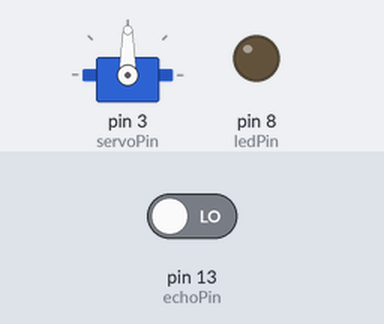
This sketch was run on a simulated Arduino Uno, built with avr-gcc and run on an emulated ATmega328P. Parts: servo, output pins drawn as LEDs (lit = HIGH). Inputs (shaded band) come from the test bench; at power-on: pin 13 (echoPin) LOW. Pins used as bus, display or sensor lines are not drawn.

Above: at 0.1 s.
At 1.1 s:
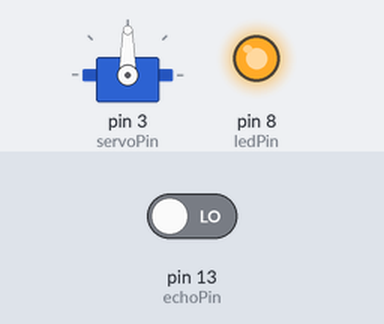
At 20.6 s:
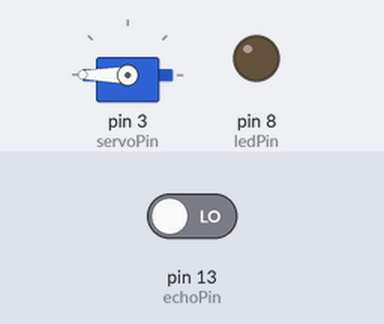
At 39.7 s:
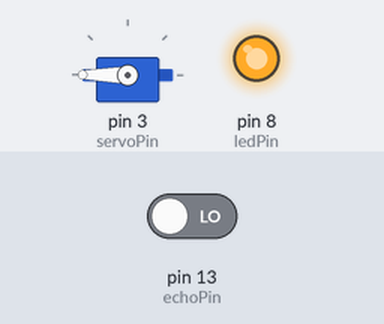
Timing chart, 0 to 40.0 s (numbered marks = the images above):
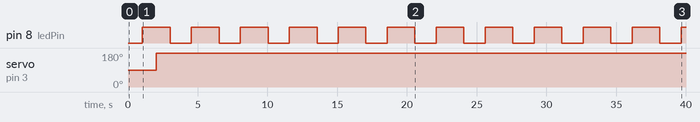

The sketch:

PROJETO_ROBO.ino
```cpp
#include <Servo.h>

Servo meuservo;  // Cria um objeto servo para controlar o servo motor
int triggerPin = 12;  // Pino TRIG do sensor ultrassônico
int echoPin = 13;     // Pino ECHO do sensor ultrassônico
int ledPin = 8;      // Pino do LED
int servoPin = 3;    // Pino do servo motor

void setup() {
  meuservo.attach(servoPin);  // Conecta o servo motor ao pino 3
  pinMode(triggerPin, OUTPUT);  // Define o pino TRIG (agora triggerPin) como saída
  pinMode(echoPin, INPUT);      // Define o pino ECHO como entrada
  pinMode(ledPin, OUTPUT);      // Define o pino do LED como saída
}

void loop() {
  long duracao, distancia;

  // Limpa o pino TRIG
  digitalWrite(triggerPin, LOW);
  delay(2);

  // Define o pino TRIG como HIGH por 10 microsegundos
  digitalWrite(triggerPin, HIGH);
  delay(10);
  digitalWrite(triggerPin, LOW);

  // Lê o tempo de retorno do pino ECHO
  duracao = pulseIn(echoPin, HIGH);

  // Calcula ea distância em centímetros
  distancia = duracao * 0.05534 / 2;

  // Verifica se há um obstáculo próximo
  if (distancia < 50) {  // Ajuste a distância conforme necessário
    digitalWrite(ledPin, HIGH);  // Acende o LED vermelho
    delay(1000);  // Espera 1 segundo
    meuservo.write(180);  // Gira o servo motor para 180 graus
    delay(1000);  // Espera 1 segundo
    digitalWrite(ledPin, LOW);  // Apaga o LED vermelho
  } else {
    meuservo.write(0);  // Mantém o servo motor na posição inicial
  }

  delay(500);  // Espera 500 milissegundos antes de repetir o loop
}
```

Measured:
- by itself, pin 8 (ledPin): alternates HIGH for 2.0 s and LOW for 1.5 s
- by itself, servo on pin 3 (servoPin): 90° → 180° at 2.0 s
